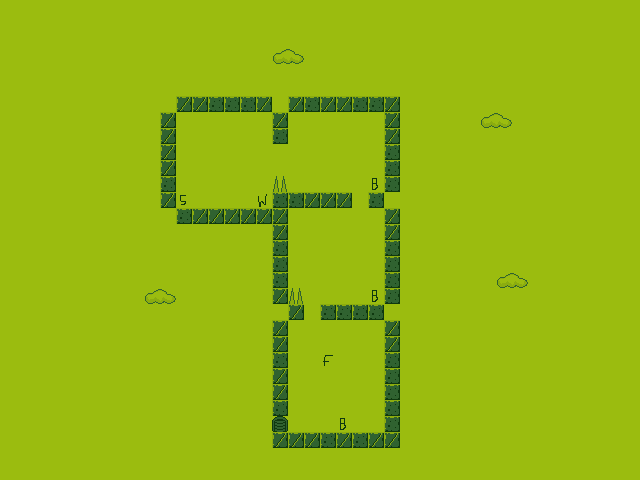

A 2D game scene composited from a Tiled map and its tileset images. What follows is a short description and the map's XML, with every tile layer's data as written:
An orthogonal 40x30 tile map with 16x16 px tiles, 1 tile layer (Tile Layer 1).

<map version="1.0" orientation="orthogonal" renderorder="right-down" width="40" height="30" tilewidth="16" tileheight="16" nextobjectid="1">
 <tileset firstgid="1" name="tiles" tilewidth="16" tileheight="16">
  <image source="tiles.png" width="128" height="128" />
 </tileset>
 <layer name="Tile Layer 1" width="40" height="30">
  <data encoding="csv">
10,10,10,10,10,10,10,10,10,10,10,10,10,10,10,10,10,10,10,10,10,10,10,10,10,10,10,10,10,10,10,10,10,10,10,10,10,10,10,10,
10,10,10,10,10,10,10,10,10,10,10,10,10,10,10,10,10,10,10,10,10,10,10,10,10,10,10,10,10,10,10,10,10,10,10,10,10,10,10,10,
10,10,10,10,10,10,10,10,10,10,10,10,10,10,10,10,10,10,10,10,10,10,10,10,10,10,10,10,10,10,10,10,10,10,10,10,10,10,10,10,
10,10,10,10,10,10,10,10,10,10,10,10,10,10,10,10,10,52,53,10,10,10,10,10,10,10,10,10,10,10,10,10,10,10,10,10,10,10,10,10,
10,10,10,10,10,10,10,10,10,10,10,10,10,10,10,10,10,10,10,10,10,10,10,10,10,10,10,10,10,10,10,10,10,10,10,10,10,10,10,10,
10,10,10,19,19,19,19,10,10,10,10,10,10,10,10,10,10,10,10,10,10,10,10,10,10,10,10,10,10,10,10,10,10,10,10,10,10,10,10,10,
10,10,10,19,19,19,19,19,19,19,19,14,14,22,22,22,14,19,14,22,14,14,22,22,14,19,19,10,10,10,10,10,10,10,10,10,10,10,10,10,
10,10,10,19,10,10,10,10,10,10,14,10,10,10,10,10,10,14,10,10,10,10,10,10,14,19,19,10,10,10,52,53,10,10,10,10,10,10,10,10,
10,10,10,19,10,10,10,10,10,10,14,10,10,10,10,10,10,22,10,10,10,10,10,10,14,19,19,10,10,10,10,10,10,10,10,10,10,10,10,10,
10,10,10,19,10,10,10,10,10,10,14,10,10,10,10,10,10,10,10,10,10,10,10,10,22,19,10,10,10,10,10,10,10,10,10,10,10,10,10,10,
10,10,10,19,10,10,10,10,10,10,14,10,10,10,10,10,10,10,10,10,10,10,10,10,22,19,10,10,10,10,10,10,10,10,10,10,10,10,10,10,
10,10,10,19,10,10,10,10,10,10,22,10,10,10,10,10,10,46,10,10,10,10,10,63,22,19,10,10,10,10,10,10,10,10,10,10,10,10,10,10,
10,10,10,19,19,10,19,19,19,10,14,61,10,10,10,10,62,22,22,14,14,14,10,22,19,19,10,10,10,10,10,10,10,10,10,10,10,10,10,10,
10,10,10,19,19,19,19,19,19,19,19,22,14,14,14,14,14,14,10,10,10,10,10,10,14,19,10,10,10,10,10,10,10,10,10,10,10,10,10,10,
10,10,10,10,10,10,10,10,10,10,10,10,10,10,10,10,10,14,10,10,10,10,10,10,14,19,10,10,10,10,10,10,10,10,10,10,10,10,10,10,
10,10,10,10,10,10,10,10,10,10,10,10,10,10,10,10,10,22,10,10,10,10,10,10,22,19,10,10,10,10,10,10,10,10,10,10,10,10,10,10,
10,10,10,10,10,10,10,10,10,10,10,10,10,10,10,10,10,22,10,10,10,10,10,10,22,19,10,10,10,10,10,10,10,10,10,10,10,10,10,10,
10,10,10,10,10,10,10,10,10,10,10,10,10,10,10,10,10,22,10,10,10,10,10,10,22,19,10,10,10,10,10,52,53,10,10,10,10,10,10,10,
10,10,10,10,10,10,10,10,10,52,53,10,10,10,10,10,10,14,46,10,10,10,10,63,22,19,10,10,10,10,10,10,10,10,10,10,10,10,10,10,
10,10,10,10,10,10,10,10,10,10,10,10,10,10,10,10,10,19,14,10,22,22,22,22,19,19,10,10,10,10,10,10,10,10,10,10,10,10,10,10,
10,10,10,10,10,10,10,10,10,10,10,10,10,10,10,10,10,14,10,10,10,10,10,10,14,19,10,10,10,10,10,10,10,10,10,10,10,10,10,10,
10,10,10,10,10,10,10,10,10,10,10,10,10,10,10,10,10,14,10,10,10,10,10,10,14,19,10,10,10,10,10,10,10,10,10,10,10,10,10,10,
10,10,10,10,10,10,10,10,10,10,10,10,10,10,10,10,10,22,10,10,64,10,10,10,22,19,10,10,10,10,10,10,10,10,10,10,10,10,10,10,
10,10,10,10,10,10,10,10,10,10,10,10,10,10,10,10,10,14,10,10,10,10,10,10,22,19,10,10,10,10,10,10,10,10,10,10,10,10,10,10,
10,10,10,10,10,10,10,10,10,10,10,10,10,10,10,10,10,14,10,10,10,10,10,10,22,19,10,10,10,10,10,10,10,10,10,10,10,10,10,10,
10,10,10,10,10,10,10,10,10,10,10,10,10,10,10,10,10,22,10,10,10,10,10,10,22,19,10,10,10,10,10,10,10,10,10,10,10,10,10,10,
10,10,10,10,10,10,10,10,10,10,10,10,10,10,10,10,10,48,10,10,10,63,10,10,22,19,10,10,10,10,10,10,10,10,10,10,10,10,10,10,
10,10,10,10,10,10,10,10,10,10,10,10,10,10,10,10,10,14,14,14,22,14,22,14,14,19,19,10,10,10,10,10,10,10,10,10,10,10,10,10,
10,10,10,10,10,10,10,10,10,10,10,10,10,10,10,10,10,10,10,10,10,10,10,10,10,10,10,10,10,10,10,10,10,10,10,10,10,10,10,10,
10,10,10,10,10,10,10,10,10,10,10,10,10,10,10,10,10,10,10,10,10,10,10,10,10,10,10,10,10,10,10,10,10,10,10,10,10,10,10,10
</data>
 </layer>
</map>
